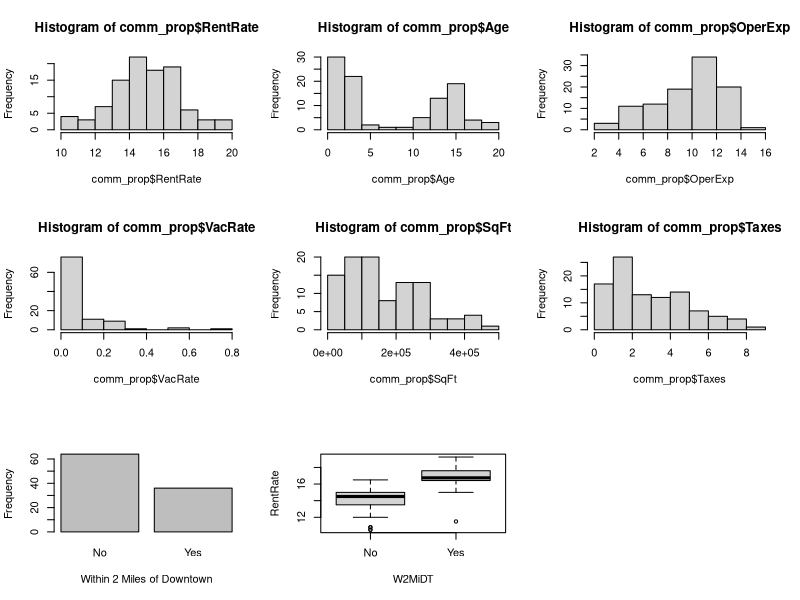
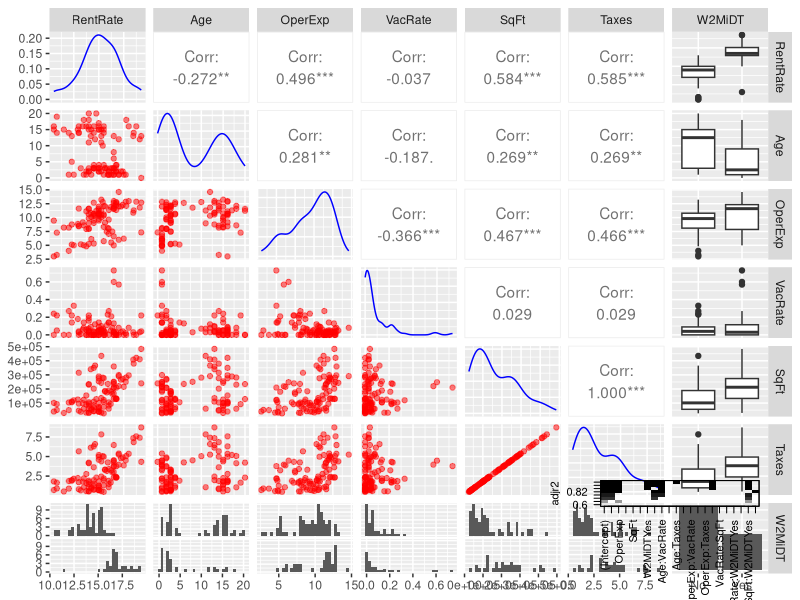
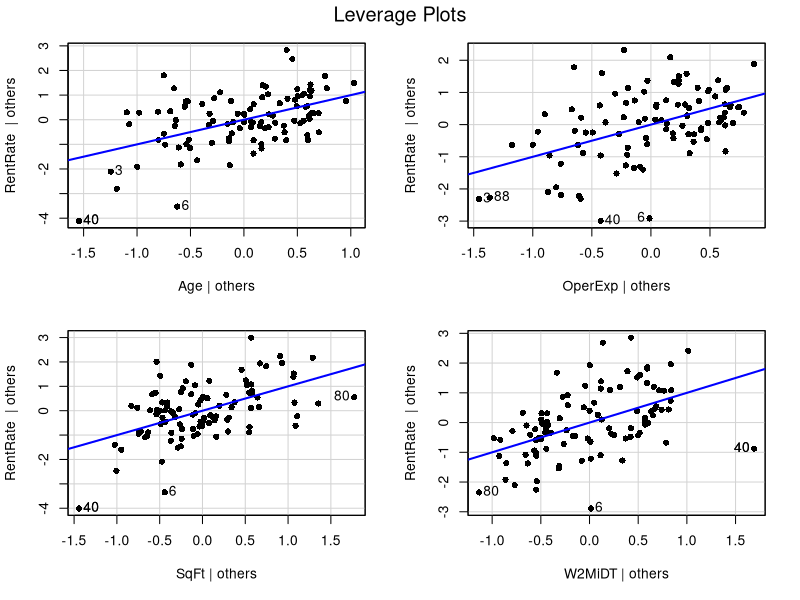
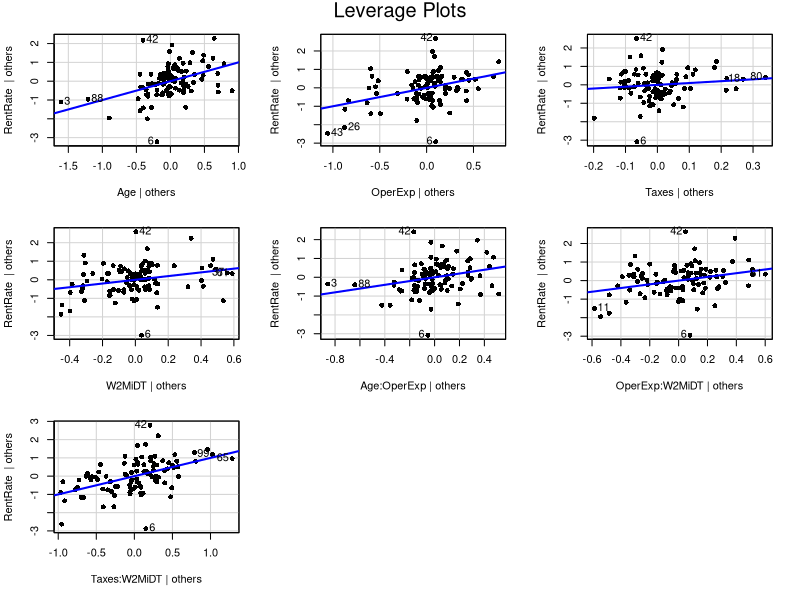
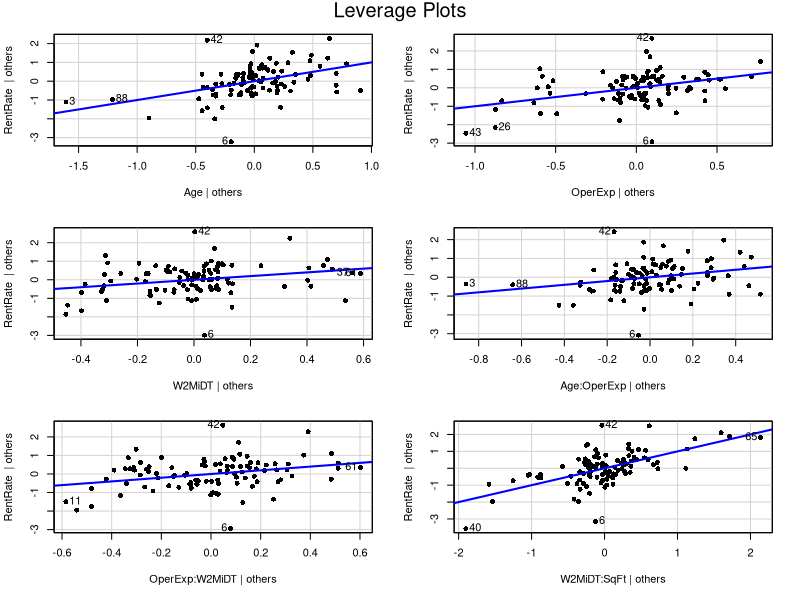
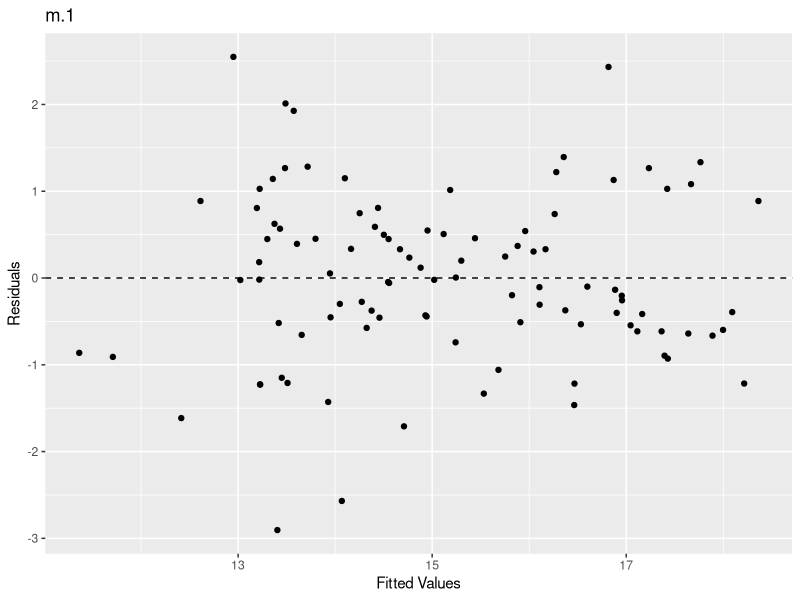
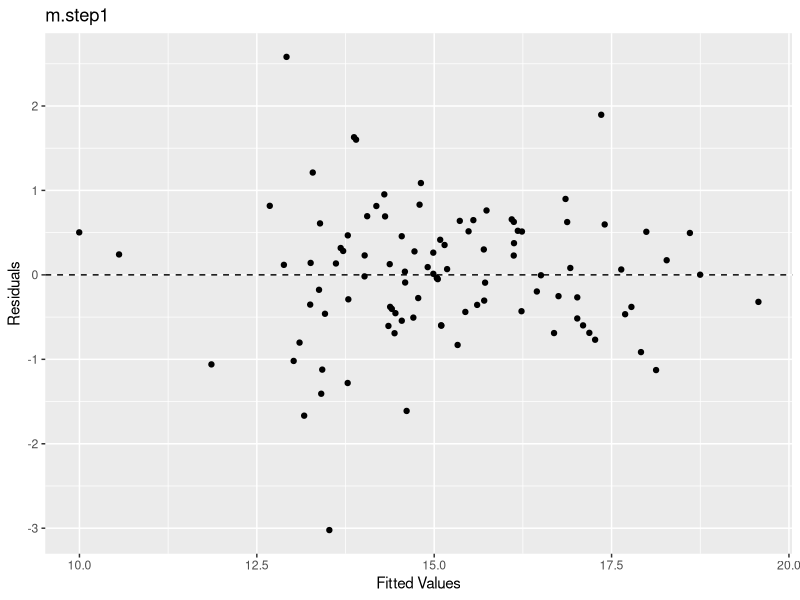
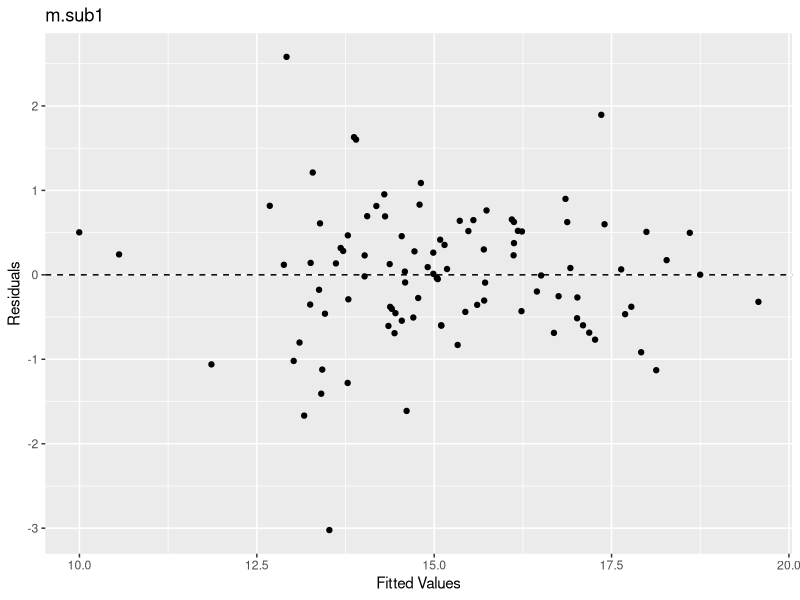

The R source for these figures, in order:
## ---- chunk 1
knitr::opts_chunk$set(echo = TRUE)
library(ggplot2)
library(dplyr)
library(Hmisc)
library(scales)
library(stats)
library(MASS)
library(leaps)
library(car)
library(GGally)
library(corrplot)
library(knitr)
## ---- chunk 2
comm_prop <- read.csv("comm_prop.csv", header=TRUE)
comm_prop$W2MiDT <- factor(comm_prop$W2MiDT, labels = c("No", "Yes"))

kable(head(comm_prop), format = "html", align='c', caption = "Example of Data") #Head function will return the FIRST 6 rows of the dataset

## ---- chunk 3
summary(comm_prop) #Summary function returns a compact analysis of the dataset
## ---- chunk 4
par(mfrow = c(3,3))
hist(comm_prop$RentRate)
hist(comm_prop$Age)
hist(comm_prop$OperExp)
hist(comm_prop$VacRate)
hist(comm_prop$SqFt)
hist(comm_prop$Taxes)
plot(comm_prop$W2MiDT , xlab="Within 2 Miles of Downtown", ylab="Frequency")
boxplot(RentRate~W2MiDT, data=comm_prop)
## ---- chunk 5
ggpairs(comm_prop[,1:7] , 
        lower = list(continuous = wrap("points", color = "red", alpha = 0.5)), 
        diag = list(continuous = wrap("densityDiag",  color = "blue", alpha = 0.5)))

## ---- chunk 6
m <- lm(RentRate ~ ., data=comm_prop)
summary(m)
## ---- chunk 7
m.1 <- lm(RentRate ~ Age + OperExp + SqFt + W2MiDT, data=comm_prop)
summary(m.1)
## ---- chunk 8
comm_prop.full <- lm(RentRate ~ .*., data = comm_prop)
stepAIC(comm_prop.full, direction ="backward")
## ---- chunk 9
m.step <- lm(formula = RentRate ~ Age + OperExp + VacRate + Taxes + W2MiDT + 
    Age:OperExp + Age:VacRate + OperExp:VacRate + OperExp:W2MiDT + 
    Taxes:W2MiDT, data = comm_prop)
summary(m.step)
## ---- chunk 10
m.step <- lm(formula = RentRate ~ Age + OperExp + Taxes + W2MiDT + 
    Age:OperExp + OperExp:W2MiDT + Taxes:W2MiDT, data = comm_prop)
summary(m.step)
## ---- chunk 11
subsets <- regsubsets(RentRate ~ .*., data=comm_prop)
plot(subsets, scale="adjr2")

## ---- chunk 12
m.sub <- lm(RentRate ~ Age+OperExp+W2MiDT+Age:OperExp+Age:Taxes+OperExp:W2MiDT+SqFt:W2MiDT, data=comm_prop)
summary(m.sub)

## ---- chunk 13
m.sub1 <- lm(RentRate ~ Age+OperExp+W2MiDT+Age:OperExp+OperExp:W2MiDT+SqFt:W2MiDT, data=comm_prop)
summary(m.sub1)
## ---- chunk 14
leveragePlots(m.1,pch=16)

leveragePlots(m.step,pch=16)

leveragePlots(m.sub1,pch=16)
## ---- chunk 15
library(ggplot2)
m_df <- fortify(m.1)
ggplot(m_df, aes(x=.fitted, y=.resid)) +
  geom_point() +
  geom_hline(yintercept = 0, linetype = 2) +
  labs(x="Fitted Values", y="Residuals", title="m.1")
m.step_df <- fortify(m.step)
ggplot(m.step_df, aes(x=.fitted, y=.resid)) +
  geom_point() +
  geom_hline(yintercept = 0, linetype = 2) +
  labs(x="Fitted Values", y="Residuals", title="m.step1")
m.sub_df <- fortify(m.sub1)
ggplot(m.sub_df, aes(x=.fitted, y=.resid)) +
  geom_point() +
  geom_hline(yintercept = 0, linetype = 2) +
  labs(x="Fitted Values", y="Residuals", title="m.sub1")
## ---- chunk 16
car::ncvTest(m.1)
car::ncvTest(m.step)
car::ncvTest(m.sub1)
## ---- chunk 17
par(mfrow=c(2,3))

hist(m.1$residuals)
hist(m.step$residuals)
hist(m.sub1$residuals)

qqnorm(m.1$residuals, pch=16)
qqline(m.1$residuals)

qqnorm(m.step$residuals, pch=16)
qqline(m.step$residuals)

qqnorm(m.sub1$residuals, pch=16)
qqline(m.sub1$residuals)
## ---- chunk 18
shapiro.test(m.1$residuals)
shapiro.test(m.step$residuals)
shapiro.test(m.sub1$residuals)
## ---- chunk 19
round(vif(m.1),3)
round(vif(m.step),3)
round(vif(m.sub1),3)

## ---- chunk 20
12.05 - 0.104*9 + 0.237*13 + .00000664*40 + 1.435*0

## ---- chunk 21
new_obs = data.frame(Age=9, SqFt=40,OperExp=13,W2MiDT="No")
predict(m.1, newdata = new_obs, interval="predict")
